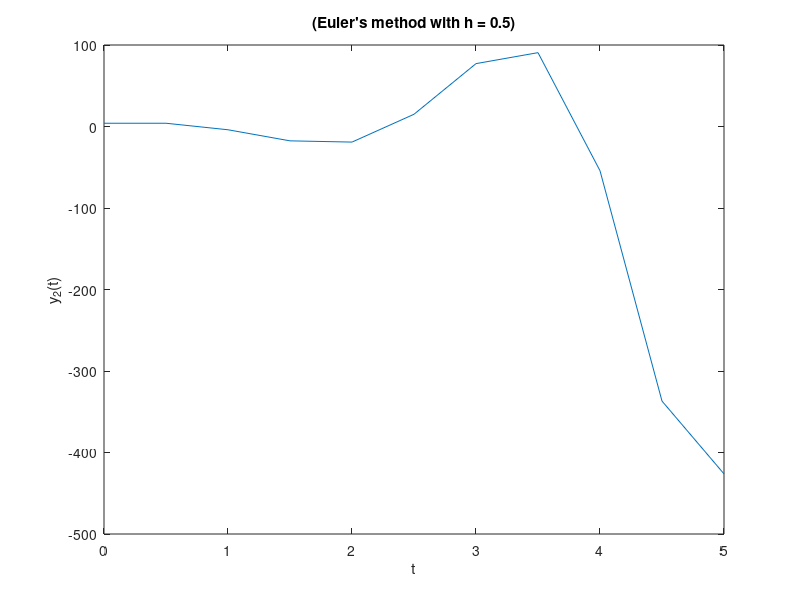

Write the MATLAB code that produced this figure.
clc;
clear all;

h = 0.5;

% Initial Condition
y2(1) = 4;
dy = @(u) u;
u(1) = 0;
du = @(u,y) -(0.6*u)-(8*y);
t = 0:h:5;
a = (t(end)-t(1))/h;

% Persamaan Euler
for i = 1:a
    u(i+1) = u(i) + h * du(u(i), y2(i));
    y2(i+1) = y2(i) + h * dy(u(i));
end

plot(t, y2), xlabel('t'), ylabel('y_2(t)');
title('(Euler''s method with h = 0.5)')
